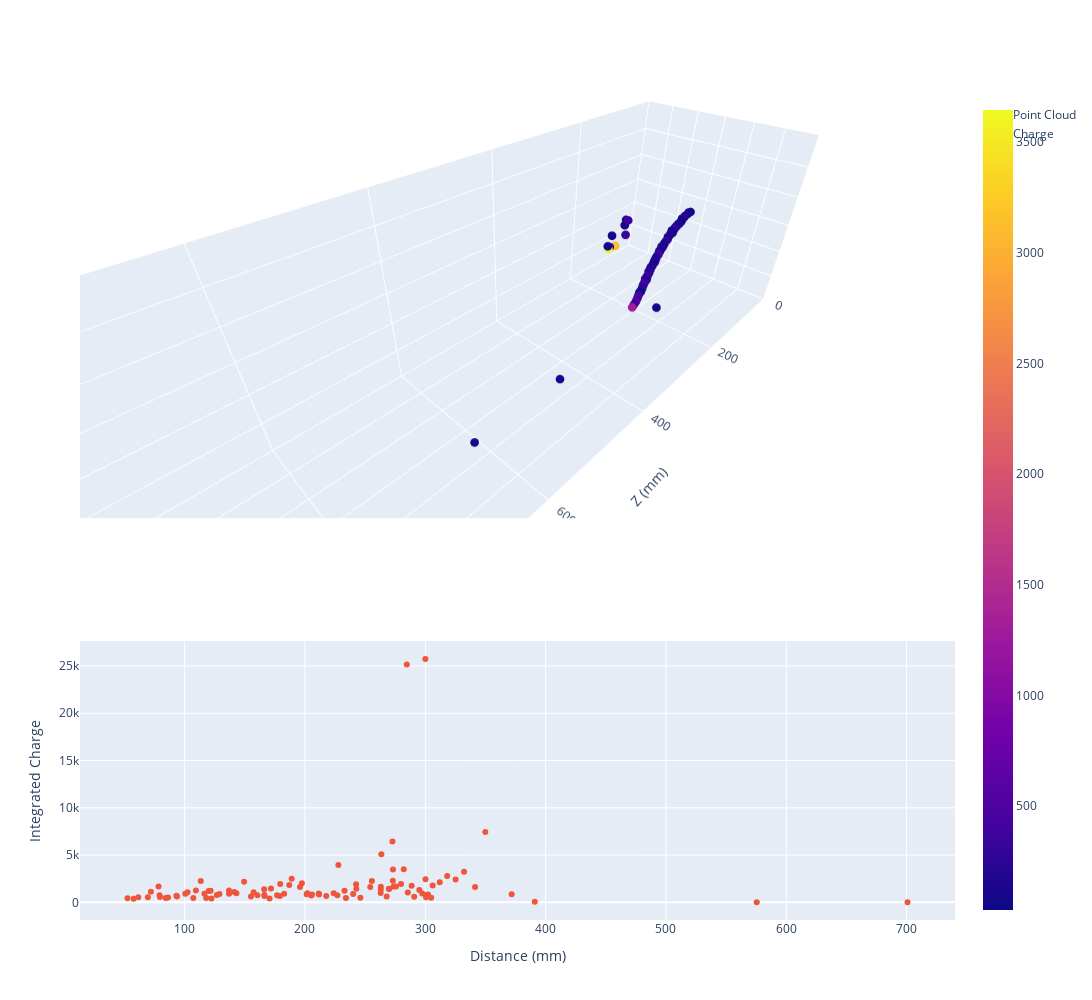

Here is the notebook cell this chart was saved with:
### Code cell
# Plot event
event = random.randint(min_event, max_event)
# event = 23787
print(f'Event {event}')
event_data = cloud_group[f'cloud_{event}']
cloud = PointCloud()
cloud.load_cloud_from_hdf5_data(event_data[:].copy(), event)
print(f'Cloud size: {len(cloud.cloud)}')

fig = make_subplots(2,1,specs=[[{"type": "scene"}],[{"type": "xy"}]],row_heights=[0.6,0.4])
fig.add_trace(
    go.Scatter3d(
        x=cloud.cloud[:, 2], 
        y=cloud.cloud[:, 0], 
        z=cloud.cloud[:, 1], 
        mode="markers", 
        marker= {
            "size": 3, 
            "color": cloud.cloud[:, 3], 
            "showscale": True
        }, 
        name="Point Cloud"
    ),
    row=1,
    col=1
)
fig.add_trace(
    go.Scatter(x=np.linalg.norm(cloud.cloud[:, :3], axis=1), y=cloud.cloud[:, 4], mode="markers", name="Charge"),
    row=2,
    col=1
)
fig.update_layout(
    xaxis_title="Distance (mm)",
    yaxis_title="Integrated Charge",
    scene = {
        "xaxis_range": [0.0, 1000.0],
        "yaxis_range": [-300.0, 300.0],
        "zaxis_range": [-300.0, 300.0],
        "xaxis_title": "Z (mm)",
        "yaxis_title": "X (mm)",
        "zaxis_title": "Y (mm)",
        "aspectratio": {
            "x": 3.3,
            "y": 1.0,
            "z": 1.0
        }
    },
    width=1300,
    height=1000,
)
